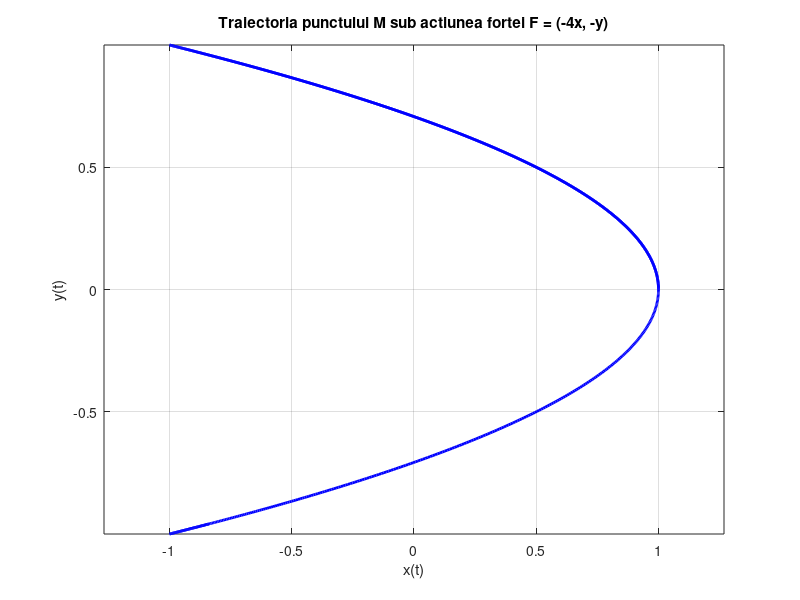

This figure's MATLAB source:
t = linspace(0, 5, 1000);   % Timpul

% Solutii analitice
x = cos(2 * t);             % x(t)
y = sin(t);                 % y(t)

% Reprezentare grafica a traiectoriei
figure('Name', 'Problema 2 - Traiectoria punctului M', 'NumberTitle', 'off');
plot(x, y, 'b', 'LineWidth', 2);
grid on;
axis equal;
xlabel('x(t)');
ylabel('y(t)');
title('Traiectoria punctului M sub actiunea fortei F = (-4x, -y)');
    